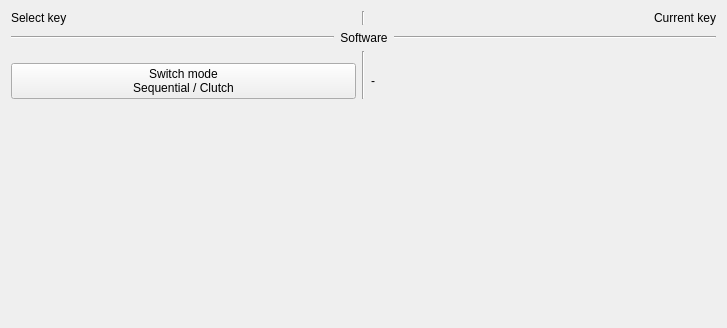
           <widget class="QWidget" name="scrollAreaWidgetContents3">
            <property name="geometry">
             <rect>
              <x>0</x>
              <y>0</y>
              <width>727</width>
              <height>328</height>
             </rect>
            </property>
            <property name="minimumSize">
             <size>
              <width>0</width>
              <height>0</height>
             </size>
            </property>
            <property name="styleSheet">
             <string notr="true">QWidget#scrollAreaWidgetContents3{
		background-color: rgb(255, 255, 255);
	}
	</string>
            </property>
            <layout class="QGridLayout" name="gridLayout_3">
             <item row="0" column="0">
              <widget class="QLabel" name="lbl_disp_selectKey">
               <property name="text">
                <string>Select key</string>
               </property>
              </widget>
             </item>
             <item row="4" column="2">
              <widget class="QLabel" name="lbl_kSwitchMode">
               <property name="sizePolicy">
                <sizepolicy hsizetype="Preferred" vsizetype="Maximum">
                 <horstretch>0</horstretch>
                 <verstretch>0</verstretch>
                </sizepolicy>
               </property>
               <property name="text">
                <string>-</string>
               </property>
              </widget>
             </item>
             <item row="0" column="2">
              <widget class="QLabel" name="lbl_disp_currKey">
               <property name="text">
                <string>Current key</string>
               </property>
               <property name="alignment">
                <set>Qt::AlignRight|Qt::AlignTrailing|Qt::AlignVCenter</set>
               </property>
              </widget>
             </item>
             <item row="5" column="0">
              <spacer name="verticalSpacer_11">
               <property name="orientation">
                <enum>Qt::Vertical</enum>
               </property>
               <property name="sizeHint" stdset="0">
                <size>
                 <width>20</width>
                 <height>40</height>
                </size>
               </property>
              </spacer>
             </item>
             <item row="0" column="1">
              <widget class="Line" name="line">
               <property name="orientation">
                <enum>Qt::Vertical</enum>
               </property>
              </widget>
             </item>
             <item row="4" column="0">
              <widget class="QPushButton" name="pb_selectKey_kSwitchMode">
               <property name="text">
                <string>Switch mode
Sequential / Clutch</string>
               </property>
              </widget>
             </item>
             <item row="2" column="1" rowspan="3">
              <widget class="Line" name="line_6">
               <property name="orientation">
                <enum>Qt::Vertical</enum>
               </property>
              </widget>
             </item>
             <item row="1" column="0" colspan="3">
              <layout class="QHBoxLayout" name="hlay_kbSoftSettSep">
               <item>
                <widget class="Line" name="line_23">
                 <property name="orientation">
                  <enum>Qt::Horizontal</enum>
                 </property>
                </widget>
               </item>
               <item>
                <widget class="QLabel" name="lbl_disp_kbSoftSettSep">
                 <property name="sizePolicy">
                  <sizepolicy hsizetype="Maximum" vsizetype="Preferred">
                   <horstretch>0</horstretch>
                   <verstretch>0</verstretch>
                  </sizepolicy>
                 </property>
                 <property name="text">
                  <string>Software</string>
                 </property>
                 <property name="alignment">
                  <set>Qt::AlignCenter</set>
                 </property>
                </widget>
               </item>
               <item>
                <widget class="Line" name="line_24">
                 <property name="orientation">
                  <enum>Qt::Horizontal</enum>
                 </property>
                </widget>
               </item>
              </layout>
             </item>
            </layout>
           </widget>
